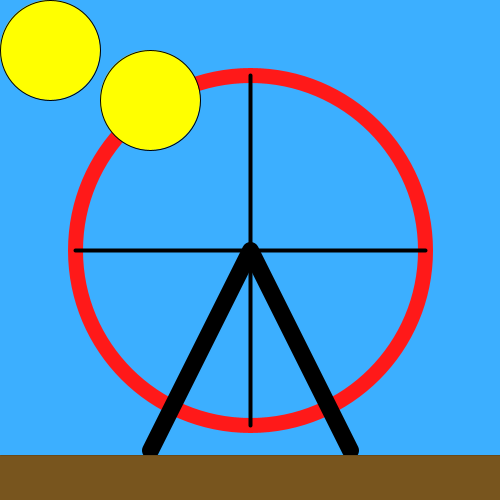
Frame 1 (no input)
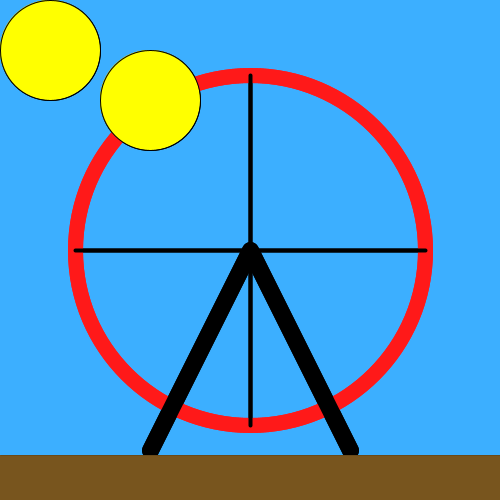
Frame 2 (the mouse pressed at the canvas centre, redrawn once)

The Processing sketch that drew these frames (run headless with seeded random() and noise(); the mouse was pressed at the canvas centre and the sketch redrawn once):

// Processing sketch: s19magd150lab07_murray
// ── s19magd150lab07_murray.pde
PVector cir, tri, gro;

void setup(){
  size(500,500);
  //The below line of code provides the sketch with the
  //bright blue color of the sky.
  background(60,175,255);

  noLoop();
  cir = new PVector(250,250);
  tri = new PVector(150,450);
  gro = new PVector(0,455);
}

void draw(){

  //Red Circle
  strokeWeight(15);
  //The below line of code provies the ferris wheel
  //with the bright red color you'd see at a carnival.
  stroke(255,25,25);
  noFill();
  ellipse(cir.x,cir.y,350,350);
  
  //Black Triangle
  strokeWeight(17);
  strokeJoin(ROUND);
  stroke(0);
  beginShape();
  //The below line of code provides the vertex
  //of the bottom left of the black triangle.
  vertex(tri.x,tri.y);
  vertex(250,250);
  vertex(350,450);
  endShape();

  //Ground
  strokeWeight(0);
  fill(120,85,30);
  beginShape();
  //The below line of code provides the vertex
  //of the top left of the ground.
  vertex(gro.x,gro.y);
  vertex(500,455);
  vertex(500,500);
  vertex(0,500);
  endShape();
  
  //Lines
  fill(0);
  strokeWeight(4);
  line(75,250,425,250);
  line(250,75,250,425);
  
  //Sun
  strokeWeight(1);
  fill(255,255,0);
  translate(50,50);
  ellipse(0,0,100,100);
  translate(100,50);
  ellipse(0,0,100,100);
  
  rotate(PI/3.0);
  rect(450,450,500,500);
  
  rect(50,450,100,500);
  scale(0.5);
  rect(50,450,100,500);
}
